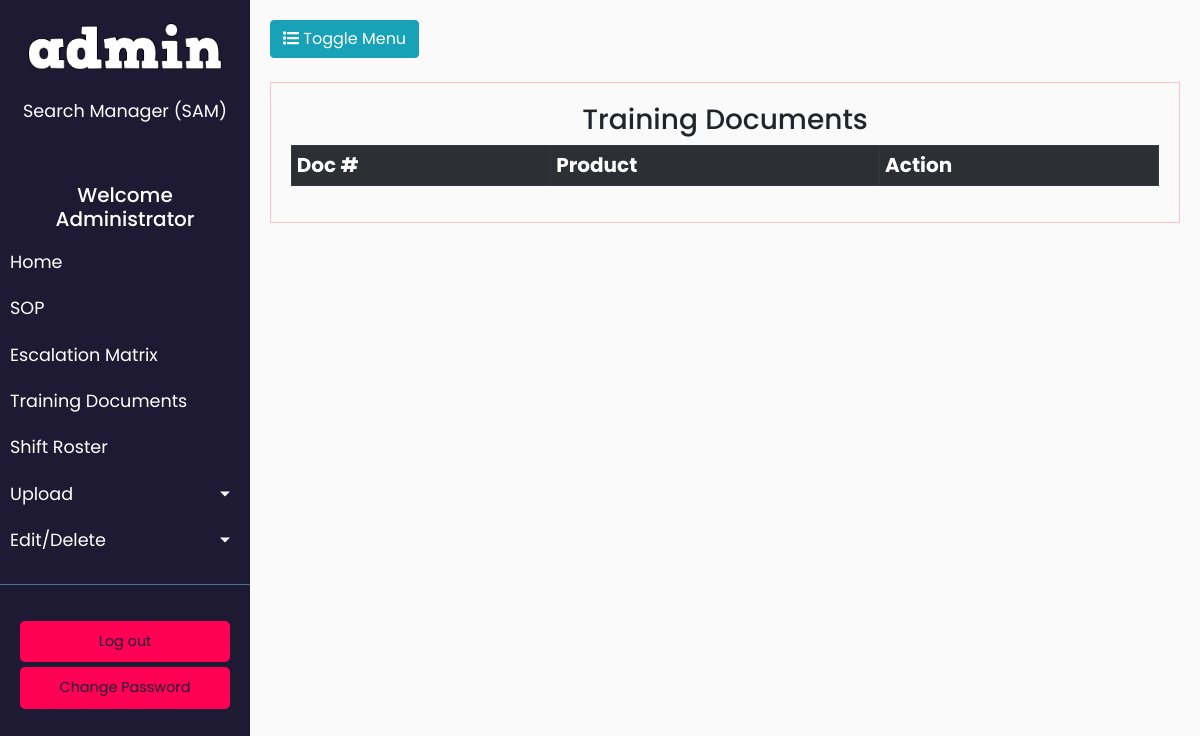
/docs/ (signed in), run on an earlier commit of the app's database.
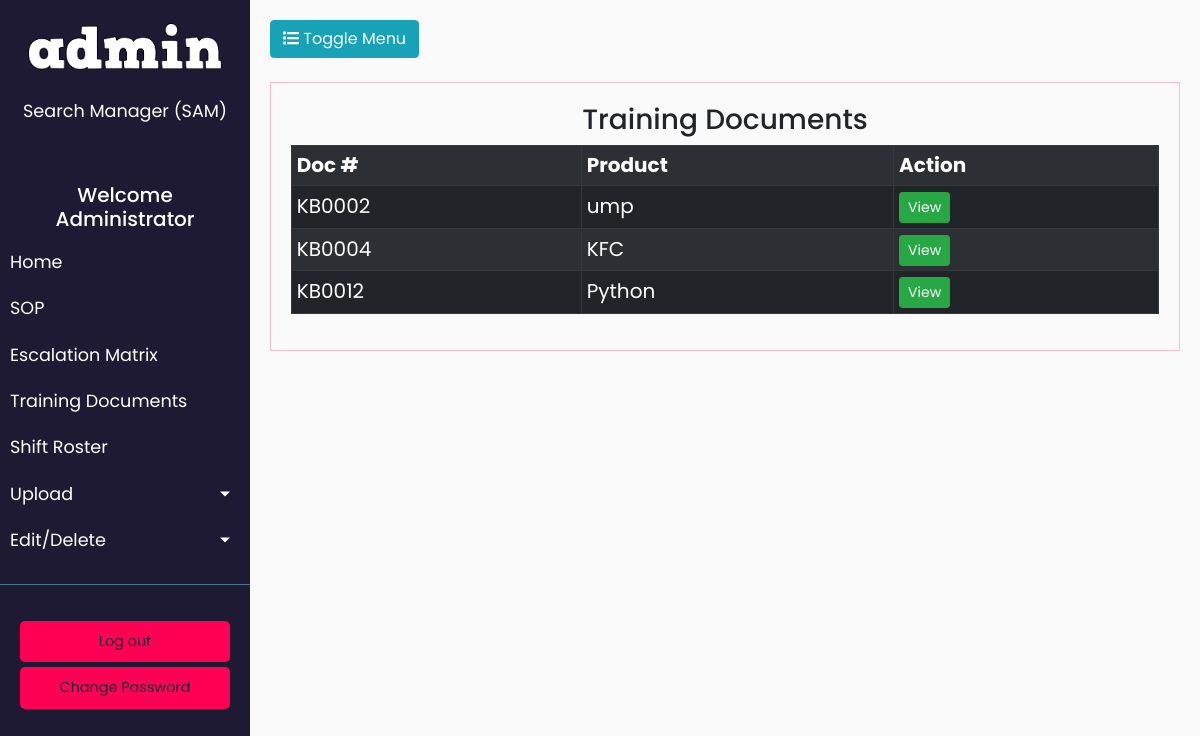
And on a later commit of the database.
### search/models.py (models this page shows, shortened)
class train(models.Model):
	doc = models.CharField(max_length=100, unique=True)
	product = models.CharField(max_length=100)
	pdf = models.FileField(upload_to='static/pdf/training')
	class Meta:
		db_table = "train"

### search/views.py (the view)
# urls.py: path('docs/', views.train_doc, name='training_list'),
def train_doc(request):
	docs=train.objects.all()
	return render(request, 'search/train.html', {'train': docs})

### search/templates/search/train.html (shortened to what this page needs)
{% extends "search/base.html" %}
{% block content %}
{% if user.is_authenticated %}
<center>
<div style="border:1px solid pink;padding:20px;font-size:20px">
<h3>Training Documents</h3>
<form method="POST">
	<table class="table table-striped table-bordered table-sm table-dark">
	<tr>
		<th>Doc #</th>
		<th>Product</th>
		<th>Action</th>
	</tr>
	{% for result in train %}
	<tr>
		<td>{{result.doc}}</td>
		<td>{{result.product}}</td>
		<td><a href="{{ result.pdf.url }}" class="btn btn-success btn-sm" target="_blank">View</a></td>
	</tr>
	{% endfor %}
	</table>
</center>
{% endif %}
{% endblock content %}

What changed in the data, as far as the page shows it:
added train: doc "KB0002", product "ump"
added train: doc "KB0004", product "KFC"
added train: doc "KB0012", product "Python"
